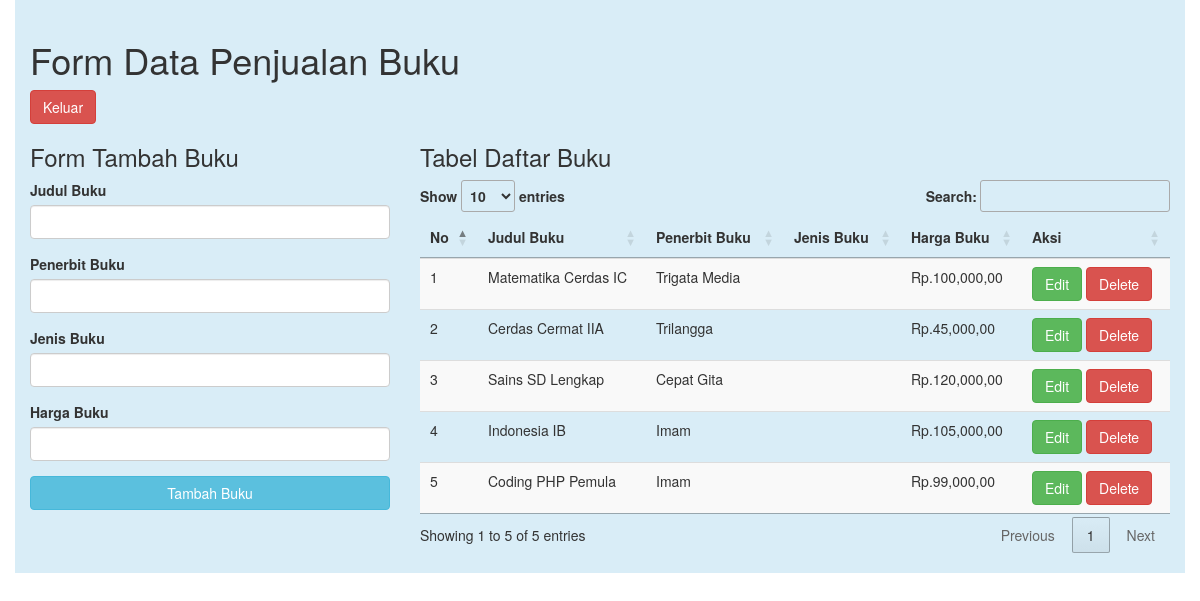
/my-perpus/home.php (signed in), run on the app's committed database.
### tables this page shows
CREATE TABLE `buku` (
  `id_buku` int(11) NOT NULL,
  `judul_buku` varchar(100) NOT NULL,
  `penerbit_buku` varchar(100) NOT NULL,
  `genre_buku` varchar(50) NOT NULL,
  `harga_buku` double NOT NULL
);

### my-perpus/formatharga/lib.php (called while the page is built)
<?php
function rupiah($harga_buku){
	$hasil_rupiah = "Rp." . number_format($harga_buku,2,',',',');
	return $hasil_rupiah;
}
?>

### my-perpus/home.php (the view, shortened to what this page needs)
<!DOCTYPE html>
<html lang="en">
<head>
	<link rel="stylesheet" href="bootstrap/css/bootstrap.css">
	<link rel="stylesheet" type="text/css" href="//cdn.datatables.net/1.10.11/css/jquery.dataTables.min.css">
</head>
<body>
	<?php
	include ('./formatharga/lib.php');
	?>
	<?php
	include('dbconnect.php');
	$query = "SELECT * FROM buku";
	$result = mysqli_query($conn , $query);
	?>
	<div class="container bg-info" style="padding-top: 20px; padding-bottom: 20px;">
		<h1>Form Data Penjualan Buku</h1>
		<a href="../logout.php" class="btn btn-danger">Keluar</a>
		<div class="row">
			<div class="col-sm-4">
				<h3>Form Tambah Buku</h3>
				<form role="form" action="insert.php" method="post">
					<div class="form-group">
						<label>Judul Buku</label>
						<input type="text" name="judul_bk" class="form-control">
					</div>
					<div class="form-group">
						<label>Penerbit Buku</label>
						<input type="text" name="terbit_bk" class="form-control">
					</div>
					<div class="form-group">
						<label>Jenis Buku</label>
						<input type="text" name="jenis_bk" class="form-control">
					</div>
					<div class="form-group">
						<label>Harga Buku</label>
						<input type="text" name="harga_bk" class="form-control">
					</div>
					<button type="submit" class="btn btn-info btn-block">Tambah Buku</button>
				</form>
			</div>
			<div class="col-sm-8">
				<h3>Tabel Daftar Buku</h3>
				<table class="table table-striped table-hover dtabel">
					<thead>
						<tr>
							<th>No</th>
							<th>Judul Buku</th>
							<th>Penerbit Buku</th>
							<th>Jenis Buku</th>
							<th>Harga Buku</th>
							<th>Aksi</th>
						</tr>
					</thead>
					<tbody>
						<?php
							$no = 1;
							while ($row = mysqli_fetch_assoc($result)) {
						?>
						<tr>
							<td><?php echo $no++; ?></td>
							<td><?php echo $row['judul_buku']; ?></td>
							<td><?php echo $row['penerbit_buku']; ?></td>
							<td><?php echo $row['jenis_buku']; ?></td>
							<td><?php echo rupiah ($row['harga_buku']); ?></td>
							<td>
								<a href="editform.php?id=<?php echo $row['id_buku'];?>" class="btn btn-success" role="button">Edit</a>
								<a href="delete.php?id=<?php echo $row['id_buku']?>" class="btn btn-danger" role="button">Delete</a>
							</td>
						</tr>
						<?php
							}
						?>
					</tbody>
				</table>
			</div>
		</div>
	</div>
</body>
</html>

### data on the page
buku: judul_buku "Matematika Cerdas IC", penerbit_buku "Trigata Media", harga_buku "Rp.100,000,00"
buku: judul_buku "Cerdas Cermat IIA", penerbit_buku "Trilangga", harga_buku "Rp.45,000,00"
buku: judul_buku "Sains SD Lengkap", penerbit_buku "Cepat Gita", harga_buku "Rp.120,000,00"
buku: judul_buku "Indonesia IB", penerbit_buku "Imam", harga_buku "Rp.105,000,00"
buku: judul_buku "Coding PHP Pemula", penerbit_buku "Imam", harga_buku "Rp.99,000,00"
